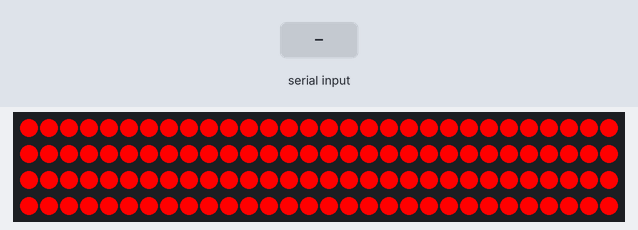
A sketch run on a simulated Arduino Uno, built with avr-gcc and run on an emulated ATmega328P. Parts: 120 RGB LEDs in strip order, left to right, continuing on the next row. The test bench sets the inputs (shaded band). Dim RGB values are drawn brighter than linear.

Above: at 4.8 s.
At 9.3 s:
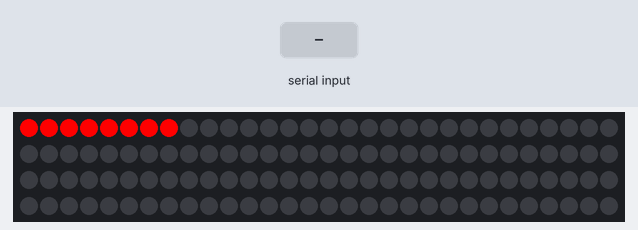
10.9 s: "1" received over Serial
At 13.0 s:
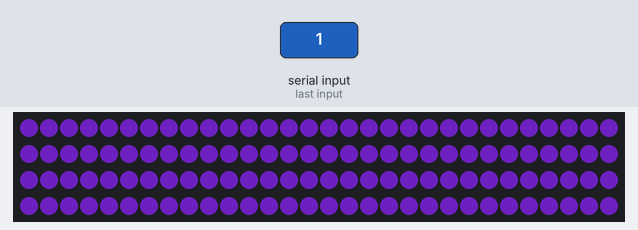
13.9 s: "0" received over Serial
16.9 s: "2" received over Serial
Timing chart, 0 to 19.9 s (numbered marks = the images above; inputs shaded):
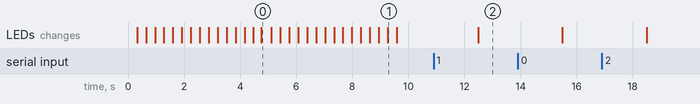

The sketch:

lightCTRL.ino
```cpp
#include <Adafruit_NeoPixel.h>
#define LED_CTL 4
#define LED_COUNT 120
Adafruit_NeoPixel strip(LED_COUNT, LED_CTL, NEO_GRB + NEO_KHZ800);

int brightness = 0;
int count = strip.numPixels();
void setup() {
	strip.begin();
	strip.setBrightness(254);
	wipe(35, strip.Color(255, 0, 0), false);
	wipe(35, strip.Color(0, 0, 0), true);
	Serial.begin(9600);
}
void loop() {
	//wipe(35, strip.Color(255, 0, 0), false);
	//wipe(35, strip.Color(0, 255, 0), true);
	//wipe(35, strip.Color(0, 0, 255), false);
  	//wipe(35, strip.Color(100, 50, 200), true);
  	while(Serial.available() > 0){
		byte buffer [Serial.available()];
		switch (Serial.available()) {
			case 5:
				Serial.println("Buffer of 5");
				break;
		}
		Serial.readBytesUntil('\xff', buffer, 20);
		wipe(buffer[3], strip.Color(buffer[0], buffer[1], buffer[2]), true);
	}
}
void wipe(int wait, uint32_t color, bool reverse) {
	if(!reverse){
		for(int i=0; i<strip.numPixels(); i++){
			strip.setPixelColor(i, color);
			strip.show();
			delay(wait);
		}
	} else {
		for(int i = strip.numPixels(); i >= 0; i--){
			strip.setPixelColor(i, color);
			strip.show();
			delay(wait);
		}
	}
}
```

Measured:
- after the input at 10.9 s, the LEDs: change after 1.6 s (image 2)
